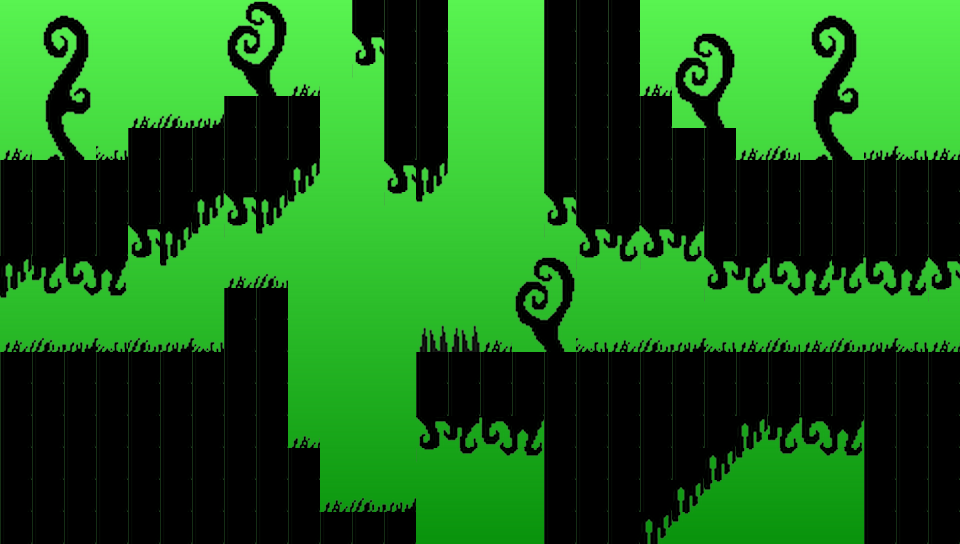

A 2D game scene composited from a Tiled map and its tileset images. What follows is a short description and the map's XML, with each tile layer's data collapsed to a summary:
An orthogonal 30x17 tile map with 32x32 px tiles, 1 tile layer (GroundTilesLayer), 7 tilesets, 1 image layer and 24 objects.

<map version="1.5" tiledversion="1.5.0" orientation="orthogonal" renderorder="right-down" width="30" height="17" tilewidth="32" tileheight="32" infinite="0" nextlayerid="11" nextobjectid="78">
 <tileset firstgid="1" name="Ground" tilewidth="32" tileheight="32" tilecount="7" columns="7">
  <image source="ground-tile-set.png" trans="ff00ff" width="224" height="32" />
 </tileset>
 <tileset firstgid="8" name="Grass" tilewidth="32" tileheight="32" tilecount="5" columns="5">
  <image source="grass-tile-set.png" trans="ff00ff" width="160" height="32" />
 </tileset>
 <tileset firstgid="13" name="Tree1" tilewidth="32" tileheight="32" tilecount="12" columns="2">
  <image source="t1-tile-set.png" trans="ff00ff" width="64" height="192" />
 </tileset>
 <tileset firstgid="25" name="Tree2" tilewidth="32" tileheight="32" tilecount="12" columns="2">
  <image source="t2-tile-set.png" trans="ff00ff" width="64" height="192" />
 </tileset>
 <tileset firstgid="37" name="Lumps1" tilewidth="32" tileheight="32" tilecount="17" columns="17">
  <image source="lp1-tile-set.png" trans="ff00ff" width="544" height="32" />
 </tileset>
 <tileset firstgid="54" name="Lumps2" tilewidth="32" tileheight="32" tilecount="17" columns="17">
  <image source="lp2-tile-set.png" trans="ff00ff" width="544" height="32" />
 </tileset>
 <tileset firstgid="71" name="Lumps3" tilewidth="32" tileheight="32" tilecount="17" columns="17">
  <image source="lp3-tile-set.png" trans="ff00ff" width="544" height="32" />
 </tileset>
 <imagelayer id="2" name="BackgroundImageLayer" locked="1">
  <image source="bg1.png" width="960" height="544" />
 </imagelayer>
 <layer id="1" name="GroundTilesLayer" width="30" height="17" locked="1">
  <data>[510 cells, 370 non-empty, 32 distinct tile ids]</data>
 </layer>
 <objectgroup id="7" name="GroundObjectsLayer" locked="1">
  <object id="50" x="0" y="352" width="288" height="192" />
  <object id="51" x="288" y="448" width="32" height="96" />
  <object id="52" x="320" y="512" width="96" height="32" />
  <object id="53" x="224" y="288" width="64" height="64" />
  <object id="54" x="0" y="160" width="128" height="96" />
  <object id="55" x="128" y="128" width="96" height="64" />
  <object id="56" x="128" y="192" width="64" height="32" />
  <object id="57" x="224" y="96" width="96" height="64" />
  <object id="58" x="224" y="160" width="64" height="32" />
  <object id="59" x="384" y="0" width="64" height="160" />
  <object id="60" x="352" y="0" width="32" height="32" />
  <object id="62" x="544" y="0" width="96" height="96" />
  <object id="65" x="544" y="96" width="128" height="64" />
  <object id="66" x="672" y="128" width="64" height="32" />
  <object id="67" x="544" y="160" width="32" height="32" />
  <object id="68" x="576" y="160" width="384" height="64" />
  <object id="70" x="416" y="352" width="544" height="64" />
  <object id="71" x="544" y="416" width="96" height="128" />
  <object id="72" x="864" y="416" width="96" height="128" />
  <object id="73" x="640" y="416" width="64" height="64" />
  <object id="74" x="704" y="416" width="32" height="32" />
  <object id="75" x="640" y="480" width="32" height="32" />
  <object id="76" x="704" y="224" width="256" height="32" />
 </objectgroup>
 <objectgroup id="8" name="SpikesObjectsLayer" locked="1">
  <object id="77" x="416" y="320" width="64" height="32" />
 </objectgroup>
 <objectgroup id="9" name="CrumbleObjectsLayer" locked="1" />
 <objectgroup id="10" name="ChangeEnemyDirectionObjectsLayer" locked="1" />
</map>
